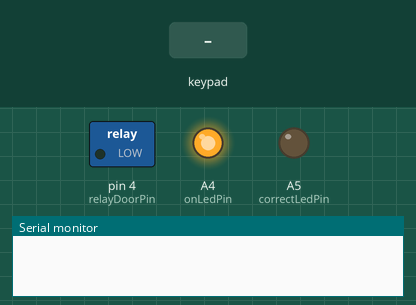
A sketch run on a simulated Arduino Nano, built with avr-gcc and run on an emulated ATmega328P. Parts: switched loads named in the sketch (green lamp = pin HIGH), output pins drawn as LEDs (lit = HIGH), the last lines printed to the serial monitor. The test bench sets the inputs (shaded band). Pins used as bus, display or sensor lines are not drawn.

Above: at 1.2 s.
1.3 s: keypad keys 4 0 0 0 # pressed 0.4 s apart
At 3.7 s:
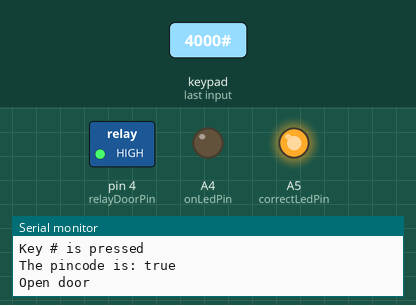
At 4.7 s:
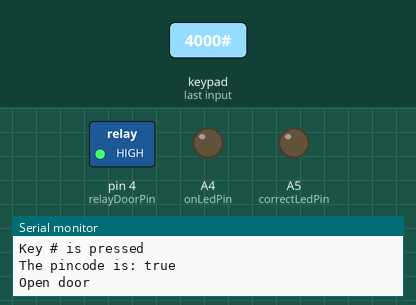
6.9 s: key 'A' pressed
At 8.2 s:
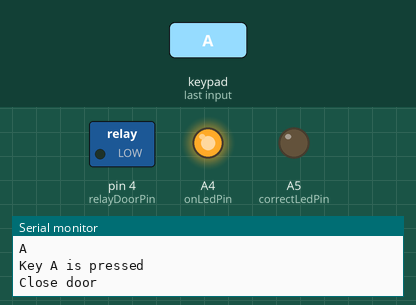
Timing chart, 0 to 9.9 s (numbered marks = the images above; inputs shaded):
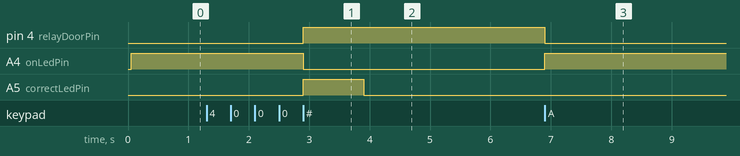

The sketch:

arduino-smart-door-lock.ino
```cpp
#include <Keypad.h>
#include <SPI.h>
#include <MFRC522.h>

#define RST_PIN         9           // Configurable, see typical pin layout above
#define SS_PIN          10          // Configurable, see typical pin layout above

MFRC522 mfrc522(SS_PIN, RST_PIN);   // Create MFRC522 instance.

MFRC522::MIFARE_Key key;

// dataBlock1 - For card one
byte dataBlock1[]    = {
    0x01, 0x02, 0x03, 0x04, //  1,  2,  3,   4,
    0x05, 0x06, 0x07, 0x08, //  5,  6,  7,   8,
    0x09, 0x0a, 0xff, 0x0b, //  9,  10,  255, 11,
    0x0c, 0x0d, 0x0e, 0x0f  // 12,  13,  14,  15
};
// dataBlock2 - For card two
byte dataBlock2[]    = {
    0x02, 0x5C, 0x17, 0x9A, //  2,   92,  23,  154,
    0xD7, 0xE2, 0x4B, 0x1C, //  215, 126, 75,  28,
    0x62, 0x0A, 0xFF, 0x01, //  98,  10,  255, 1,
    0x78, 0xB7, 0x72, 0x15  //  120, 183, 114, 21
};
// dataBlock3 - For card three
byte dataBlock3[]    = {
    0x03, 0x33, 0xFE, 0xA5, //  3,   51,  254,  165,
    0x34, 0x41, 0x41, 0x08, //  52,  65,  65,   8,
    0x59, 0x0A, 0xFF, 0x0B, //  89,  10,  255,  11,
    0x98, 0xAD, 0xD6, 0x5F  //  152, 173, 214,  95
};

byte sector         = 1;
byte blockAddr      = 4;
byte trailerBlock   = 7;

const byte ROWS = 4; //four rows
const byte COLS = 4; //three columns
char keys[ROWS][COLS] = {
  {'1','2','3','A'},
  {'4','5','6','B'},
  {'7','8','9','C'},
  {'*','0','#','D'}
};

byte rowPins[ROWS] = {A0, A1, A2, A3}; //connect to the row pinouts of the keypad
byte colPins[COLS] = {8,7,6,5}; //connect to the column pinouts of the keypad

Keypad keypad = Keypad( makeKeymap(keys), rowPins, colPins, ROWS, COLS );

String inputCode, passCode;
bool isCorect = false;

int onLedPin = A4;
int correctLedPin = A5;
int falseLedPin = A6;
int relayDoorPin = 4;

void setup(){
  Serial.begin(115200);

  SPI.begin(); // Init SPI bus
  mfrc522.PCD_Init(); // Init MFRC522

  passCode = String("4000");

  pinMode(onLedPin, OUTPUT);
  pinMode(correctLedPin, OUTPUT);
  pinMode(falseLedPin, OUTPUT);
  pinMode(relayDoorPin, OUTPUT);

  digitalWrite(onLedPin, HIGH);

  // Prepare the key (used both as key A and as key B)
  // using FFFFFFFFFFFFh which is the default at chip delivery from the factory
  for (byte i = 0; i < 6; i++) {
    key.keyByte[i] = 0xFF;
  }
}

void loop(){
  keypadFunc();

  // Reset the loop if no new card present on the sensor/reader. This saves the entire process when idle.
  if ( ! mfrc522.PICC_IsNewCardPresent())
    return;

  // Verify if the NUID has been readed
  if ( ! mfrc522.PICC_ReadCardSerial())
    return;

  readNFC();
}

void keypadFunc() {
  char key = keypad.getKey();
    // just print the pressed key
   if (key){
    Serial.println(key);
  }

  if (key == 'A') {
    Serial.println("Key A is pressed");
    closeDoor();
  }

  // this checkes if 4 is pressed, then do something. Here  we print the text but you can control something.
  if (key =='4'){
    Serial.println("Key 4 is pressed");
    inputCode += '4';
  }

  if (key =='0'){
    Serial.println("Key 0 is pressed");
    inputCode += '0';
  }

  if (key =='*'){
    Serial.println("Key * is pressed");
    inputCode = "";
    Serial.println("inputCode is: "+inputCode);
  }

  if (key =='#'){
    Serial.println("inputCode is: "+inputCode);
    Serial.println("Key # is pressed");
    if (inputCode == passCode){
      isCorect = true;
      Serial.println("The pincode is: true");

      digitalWrite(correctLedPin, HIGH);
      openDoor();
      delay(1000);
      digitalWrite(correctLedPin, LOW);
    } else {
      isCorect = false;
      Serial.println("The pincode is: false");
      digitalWrite(falseLedPin, HIGH);
      delay(1000);
      digitalWrite(falseLedPin, LOW);
    }
    inputCode = "";
  }
}

void readNFC() {
 /* // Reset the loop if no new card present on the sensor/reader. This saves the entire process when idle.
  if ( ! mfrc522.PICC_IsNewCardPresent())
      return;

  // Select one of the cards
  if ( ! mfrc522.PICC_ReadCardSerial())
      return;*/

  // In this sample we use the second sector,
  // that is: sector #1, covering block #4 up to and including block #7

  MFRC522::StatusCode status;
  byte buffer[18];
  byte size = sizeof(buffer);

  // Show the whole sector as it currently is
  Serial.println(F("Current data in sector:"));
  mfrc522.PICC_DumpMifareClassicSectorToSerial(&(mfrc522.uid), &key, sector);
  Serial.println();

  // Read data from the block
  Serial.print(F("Reading data from block ")); Serial.print(blockAddr);
  Serial.println(F(" ..."));
  status = (MFRC522::StatusCode) mfrc522.MIFARE_Read(blockAddr, buffer, &size);
  if (status != MFRC522::STATUS_OK) {
      Serial.print(F("MIFARE_Read() failed: "));
      Serial.println(mfrc522.GetStatusCodeName(status));
  }
  /*Serial.print(F("Data in block ")); Serial.print(blockAddr); Serial.println(F(":"));
  dump_byte_array(buffer, 16); Serial.println();
  Serial.println();*/

  // Check that data in block is what we have written
  // by counting the number of bytes that are equal
  Serial.println(F("Checking result..."));

  byte count = 0;
  if (buffer[0] == 0x01) {
      count = chack_bytes(buffer, dataBlock1);
  } else if (buffer[0] == 0x02) {
      count = chack_bytes(buffer, dataBlock2);
  } else if (buffer[0] == 0x03) {
      count = chack_bytes(buffer, dataBlock3);
  }

  if (count == 16) {
    openDoor();
  } else {
    falseInput();
  }

  // Halt PICC
  mfrc522.PICC_HaltA();
  // Stop encryption on PCD
  mfrc522.PCD_StopCrypto1();
}

byte chack_bytes(byte buffer[18], byte dataBlock[]) {
    byte count = 0;

    for (byte i = 0; i < 16; i++) {
        // Compare buffer (= what we've read) with dataBlock (= what we've written)
        if (buffer[i] == dataBlock[i]){
            Serial.print("buffer == dataBlock in: "); Serial.println(i);
            count++;
        } else {
            Serial.print("buffer =/= dataBlock in: "); Serial.println(i);
            return count;
            break;
        }
    }
    return count;
}

void falseInput() {

}

void openDoor() {
  Serial.println("Open door");
  digitalWrite(relayDoorPin, HIGH);
  digitalWrite(onLedPin, LOW);
}

void closeDoor() {
  Serial.println("Close door");
  digitalWrite(relayDoorPin, LOW);
  digitalWrite(onLedPin, HIGH);
}
```

Measured:
- after the input at 1.3 s, pin 4 (relayDoorPin): LOW → HIGH after 1.6 s; A4 (onLedPin): HIGH → LOW after 1.6 s; A5 (correctLedPin): LOW → HIGH after 1.6 s, → LOW 1.0 s later
- after the input at 6.9 s, pin 4 (relayDoorPin): HIGH → LOW at once; A4 (onLedPin): LOW → HIGH at once
